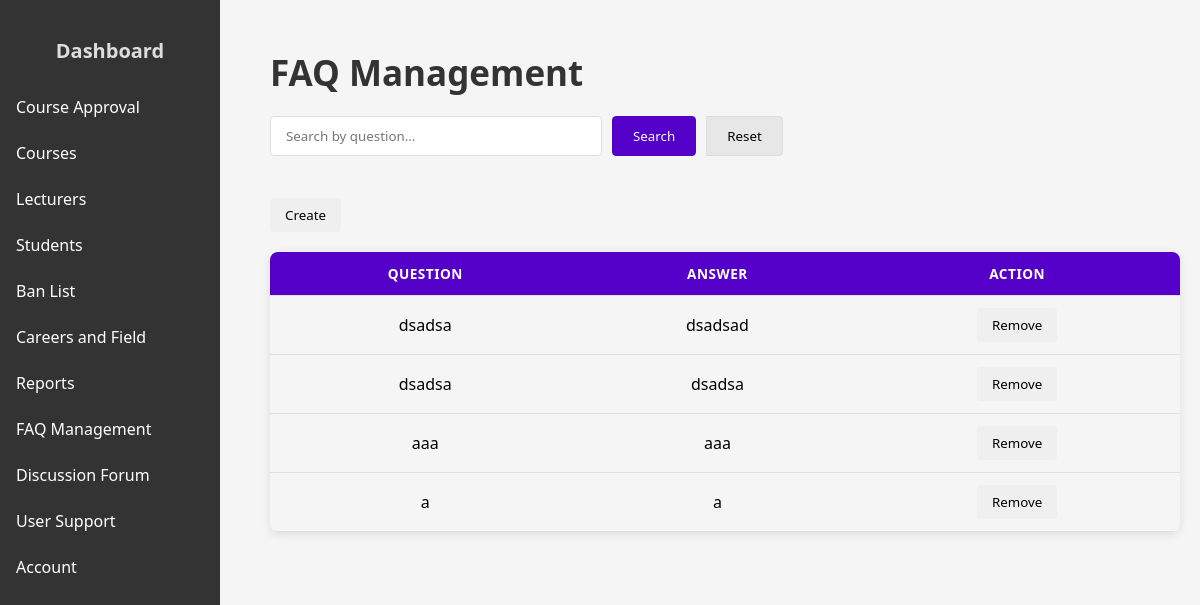
The app's page /admin_FAQ.php (signed in) with its own data.
### tables this page shows
CREATE TABLE `help_support_qna` (
  `support_id` int(11) NOT NULL,
  `question` text NOT NULL,
  `answer` text NOT NULL
);

### admin_FAQ.php (the view, shortened to what this page needs)
<?php
include "conn.php";
$faqSearch = $_GET['faq_search'] ?? '';
$faqSql = "SELECT question, answer, support_id FROM help_support_qna";
$faqResult = $conn->query($faqSql);
include 'admin_sidebar.php';
?>
<!DOCTYPE html>
<html lang="en">
<head>
    <link rel="stylesheet" href="admin.css">
</head>
<body>
<div class="main-content">
<h2 id="career">FAQ Management</h2>
<form method="GET" >
    <input type="text" name="faq_search" placeholder="Search by question..." value="<?php echo htmlspecialchars($faqSearch); ?>">
    <button type="submit">Search</button>
    <button type="button" onclick="window.location.href='<?php echo basename($_SERVER['PHP_SELF']); ?>'">Reset</button>
</form>
<br>
<button onclick="openModal()">Create</button>
<br>
    <table id="faqTable">
    <tr><th>Question</th><th>Answer</th><th>Action</th></tr>
        <?php
        while ($row = $faqResult->fetch_assoc()) {
            echo "<tr>";
            echo "<td>" . htmlspecialchars($row["question"]) . "</td>";
            echo "<td>" . htmlspecialchars($row["answer"]) . "</td>";
            echo "<td><button type='button' onclick=\"removeFaq({$row['support_id']})\">Remove</button></td>";
            echo "</tr>";
        }
        ?>
    </table>
</body>
</html>

### admin.css (style rules this page uses)
table { margin-bottom: 30px; }
body { font-family: 'Segoe UI', Tahoma, Geneva, Verdana, sans-serif, sans-serif; margin: 0; padding: 0; background-color: #f5f5f5; }
.main-content { margin-left: 250px; padding: 20px; }
h2 { color: #333; margin-bottom: 20px; font-size: 35px; }
table { width: 100%; border-collapse: collapse; margin: 20px 0; font-family: 'Segoe UI', Tahoma, Geneva, Verdana, sans-serif; box-shadow: 0 2px 10px rgba(0, 0, 0, 0.1); border-radius: 8px; overflow: hidden; }
th, td { padding: 12px 15px; border-bottom: 1px solid #e0e0e0; text-align: center; vertical-align: middle; }
th { background-color: #5400C8; color: white; font-weight: 600; text-transform: uppercase; font-size: 0.85em; letter-spacing: 0.5px; }
button { padding: 8px 15px; border: none; border-radius: 4px; cursor: pointer; font-weight: 500; transition: all 0.3s ease; white-space: nowrap; margin: 0 auto; font-family: 'Segoe UI', Tahoma, Geneva, Verdana, sans-serif; }
form[method="GET"] { display: flex; margin: 20px 0; gap: 10px; }
form[method="GET"] input[type="text"] { padding: 10px 15px; border: 1px solid #ddd; border-radius: 4px; width: 300px; font-family: 'Segoe UI', Tahoma, sans-serif; outline: none; }
form[method="GET"] button[type="submit"] { padding: 10px 20px; border: 1px solid #5400C8; background-color: #5400C8; color: white; border-radius: 4px; cursor: pointer; transition: background-color 0.3s; }
form[method="GET"] button[type="button"] { padding: 10px 20px; border: 1px solid #ddd; background-color: #e7e7e7; border-radius: 0 4px 4px 0; cursor: pointer; transition: all 0.3s; }
form[method="GET"] button { margin: 0; }

### admin_sidebar.php (style rules this page uses)
.main-content { margin-left: 220px; padding: 20px; }

### records on screen
help_support_qna: question "dsadsa", answer "dsadsad"
help_support_qna: question "dsadsa", answer "dsadsa"
help_support_qna: question "aaa", answer "aaa"
help_support_qna: question "a", answer "a"
